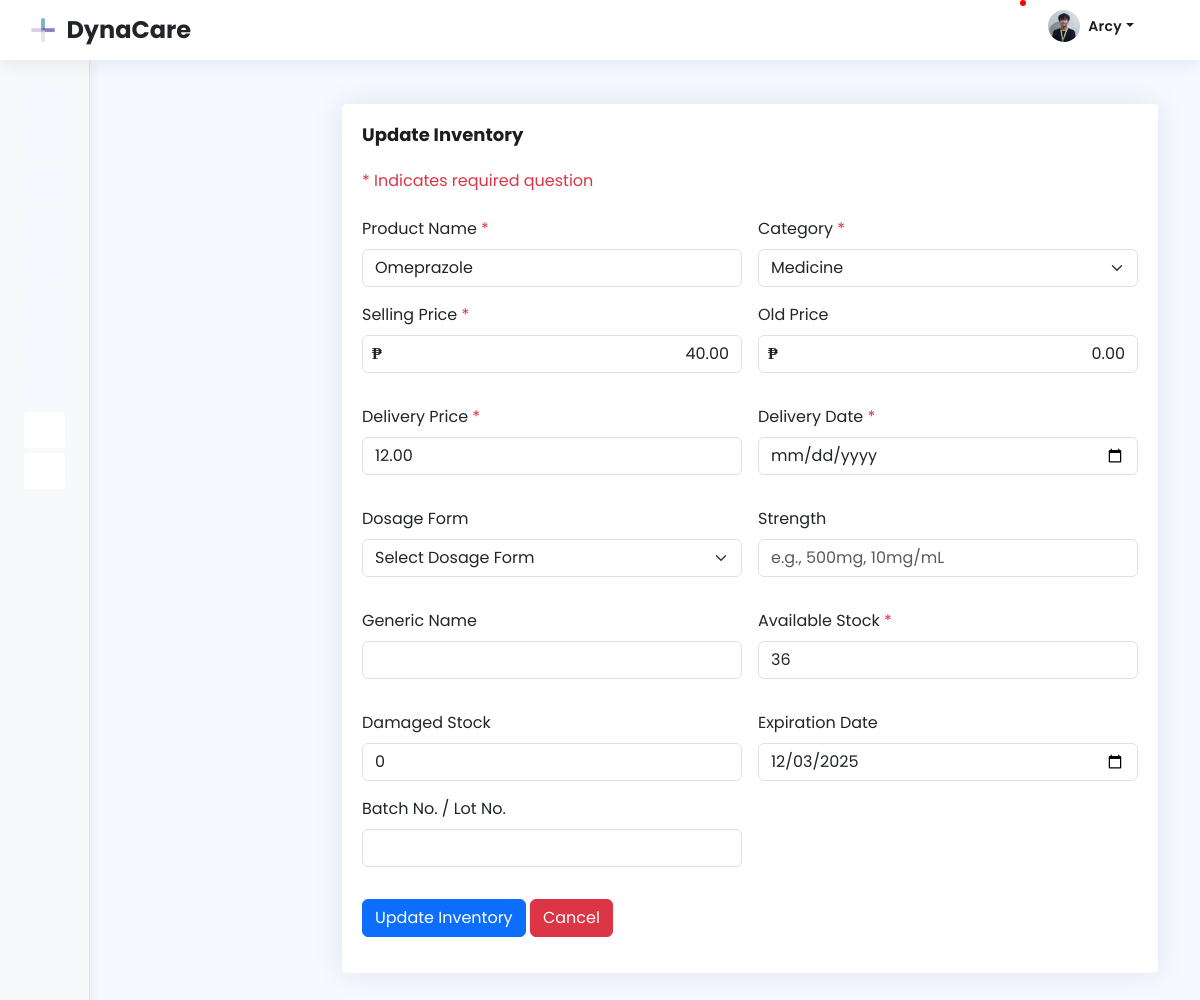
/inventory/update_inventory.php?id=42 (signed in), run on an earlier commit of the app's database.
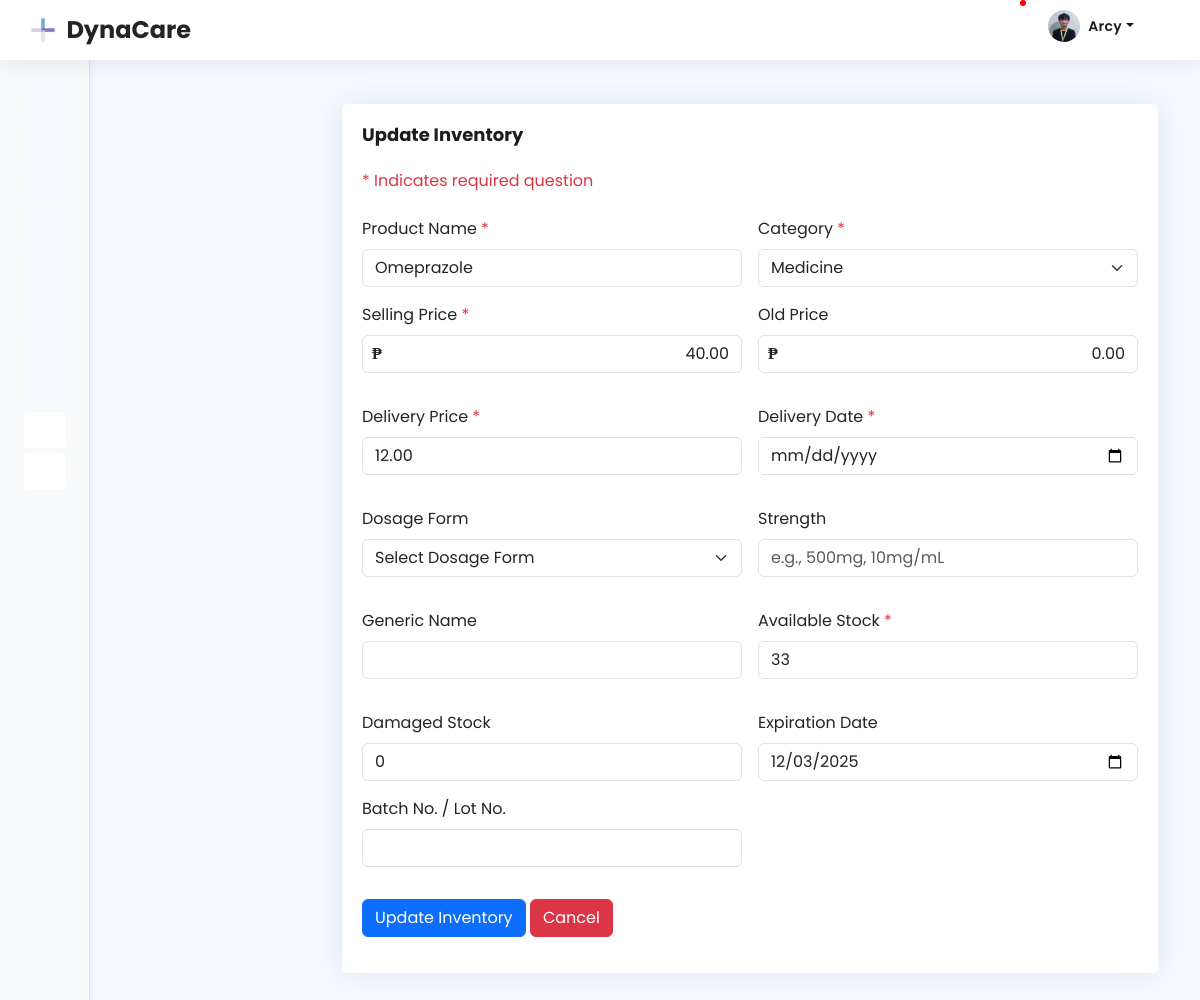
And on a later commit of the database.
### tables this page shows
CREATE TABLE `inventory` (
  `id` int(11) NOT NULL,
  `products_id` int(11) NOT NULL,
  `avail_stock` int(11) NOT NULL DEFAULT 0,
  `damage_stock` int(11) NOT NULL DEFAULT 0,
  `release_stock` int(11) NOT NULL DEFAULT 0,
  `price` decimal(10,2) NOT NULL,
  `delivery_price` decimal(10,2) NOT NULL,
  `batch` varchar(100) NOT NULL,
  `dosage` varchar(100) NOT NULL,
  `old_price` decimal(10,2) NOT NULL,
  `brand` varchar(100) NOT NULL,
  `received` varchar(100) NOT NULL,
  `branches_id` int(20) NOT NULL,
  `unit_measure` varchar(50) DEFAULT NULL,
  `material_type` varchar(50) DEFAULT NULL,
  `supplier` varchar(255) DEFAULT NULL,
  `storage_instructions` text DEFAULT NULL,
  `sku` varchar(100) DEFAULT NULL,
  `reorder_level` int(11) DEFAULT NULL,
  `purchase_date` date DEFAULT NULL,
  `acquisition_cost` decimal(10,2) DEFAULT NULL,
  `warranty_details` text DEFAULT NULL,
  `strength` varchar(50) DEFAULT NULL,
  `generic_name` varchar(100) DEFAULT NULL,
  `supply_type` varchar(50) DEFAULT NULL,
  `size` varchar(50) DEFAULT NULL,
  `model_number` varchar(50) DEFAULT NULL,
  `warranty` varchar(50) DEFAULT NULL,
  `dosage_form_id` int(11) DEFAULT NULL
);

CREATE TABLE `products` (
  `id` int(20) NOT NULL,
  `product_name` varchar(150) NOT NULL,
  `categories_id` int(150) NOT NULL,
  `price` decimal(24,0) NOT NULL,
  `expiration_date` date NOT NULL,
  `batch` varchar(45) NOT NULL,
  `supplier` varchar(45) NOT NULL,
  `branches_id` int(20) NOT NULL,
  `type` varchar(255) DEFAULT NULL,
  `generic_name` varchar(255) DEFAULT NULL,
  `dosage` varchar(255) DEFAULT NULL,
  `form` varchar(255) DEFAULT NULL,
  `strength` varchar(255) DEFAULT NULL,
  `route_of_administration` varchar(255) DEFAULT NULL,
  `manufacturer` varchar(255) DEFAULT NULL,
  `prescription_required` varchar(3) DEFAULT NULL,
  `side_effects` text DEFAULT NULL,
  `contraindications` text DEFAULT NULL,
  `storage_instructions` text DEFAULT NULL,
  `active_ingredients` text DEFAULT NULL,
  `sku` varchar(255) DEFAULT NULL,
  `packaging_type` varchar(255) DEFAULT NULL,
  `material_type` varchar(255) DEFAULT NULL,
  `specifications` text DEFAULT NULL,
  `supplier_name` varchar(255) DEFAULT NULL,
  `warranty` varchar(255) DEFAULT NULL,
  `usage_instructions` text DEFAULT NULL
);

### inventory/update_inventory.php (the view, shortened to what the changed rows need)
<?php
include "../db_conn.php";
$userRole = $_SESSION['user_role'];
$branchId = $_SESSION['branches_id'];
$productId = isset($_GET['id']) ? $_GET['id'] : null;
$productName = $availStock = $damageStock = $expirationDate = $categoryId = $batch = $oldPrice = $brand = $dosage = $received = "";
if ($productId) {
    $sql = "SELECT i.id, i.avail_stock, i.price, i.delivery_price, i.damage_stock,
                   p.product_name, p.expiration_date, p.categories_id,
                   i.batch, i.old_price, i.brand, i.dosage, i.received,
                   i.strength, i.generic_name, i.supply_type, i.size,
                   i.model_number, i.warranty,
                   c.category_name
            FROM inventory i
            INNER JOIN products p ON i.products_id = p.id
            INNER JOIN categories c ON p.categories_id = c.id
            WHERE i.id = ?";
    $stmt = $con->prepare($sql);
    if ($stmt) {
        if ($userRole !== "Super Admin") {
            $stmt->bind_param("ii", $productId, $branchId);
        } else {
            $stmt->bind_param("i", $productId);
        }
        $stmt->execute();
        $result = $stmt->get_result();
        if ($result->num_rows > 0) {
            $row = $result->fetch_assoc();
            $productName = $row['product_name'];
            $availStock = $row['avail_stock'];
            $damageStock = $row['damage_stock'];
            $expirationDate = $row['expiration_date'];
            $price = $row['price'];
            $delivery = $row['delivery_price'];
            $oldPrice = $row['old_price'];
        }
    } else {
        $_SESSION['message'] = "Failed to prepare SQL statement.";
        $_SESSION['message_type'] = "danger";
    }
}
include '../includes/header.php';
include '../includes/footer.php';
?>
<main id="main" class="main">
    <section class="dashboard section">
        <div class="container">
            <div class="justify-content-center row">
                <div class="col-lg-12">
                    <div class="card">
                        <div class="card-body">
                            <br>
                            <br>
                            <form class="g-3 needs-validation row" method="POST" action="update_inventory.php?id=<?= $productId ?>">
                                <div class="col-md-6">
                                    <label for="productName" class="form-label">Product Name <span class="text-danger">*</span></label>
                                    <input type="text" class="form-control" id="productName" name="product_name" value="<?= htmlspecialchars($productName) ?>" required>
                                </div>
                                <div class="mb-3 col-md-6 input-container">
                                    <div class="input-wrapper"><span class="peso-sign">₱</span><input type="text" class="form-control currency-input" id="price" name="price" value="<?= $price ?>" oninput="this.value = this.value.replace(/[^0-9.]/g, '')" required></div>
                                </div>
                                <div class="mb-3 col-md-6 input-container">
                                    <div class="input-wrapper">
                                        <span class="peso-sign">₱</span>
                                        <input type="text" class="form-control currency-input" id="oldPrice" name="old_price" value="<?= $oldPrice ?>" oninput="this.value = this.value.replace(/[^0-9.]/g, '')">
                                    </div>
                                </div>
                                <div class="col-md-6">
                                    <label for="deliveryPrice" class="form-label">Delivery Price <span class="text-danger">*</span></label>
                                    <input type="text" class="form-control" id="deliveryPrice" name="delivery_price" value="<?= $delivery ?>" oninput="this.value = this.value.replace(/[^0-9.]/g, '')" required>
                                </div>
                                <div class="col-md-6">
                                    <label for="availStock" class="form-label">Available Stock <span class="text-danger">*</span></label>
                                    <input type="number" class="form-control" id="availStock" name="avail_stock" value="<?= $availStock ?>" oninput="this.value = this.value.replace(/[^0-9.]/g, '')" required>
                                </div>
                                <div class="col-md-6">
                                    <label for="damageStock" class="form-label">Damaged Stock</label>
                                    <input type="number" class="form-control" id="damageStock" name="damage_stock" value="<?= $damageStock ?>" oninput="this.value = this.value.replace(/[^0-9.]/g, '')">
                                </div>
                                <div class="col-md-6 medicine-field">
                                    <label for="expiration_date" class="form-label">Expiration Date</label>
                                    <input type="date" class="form-control" id="expiration_date" name="expiration_date" value="<?= htmlspecialchars($expirationDate) ?>">
                                </div>
                            </form>
                        </div>
                    </div>
                </div>
            </div>
        </div>
    </section>
</main>

What changed in the data, as far as the page shows it:
changed inventory "Omeprazole": avail_stock "36" → "33"
